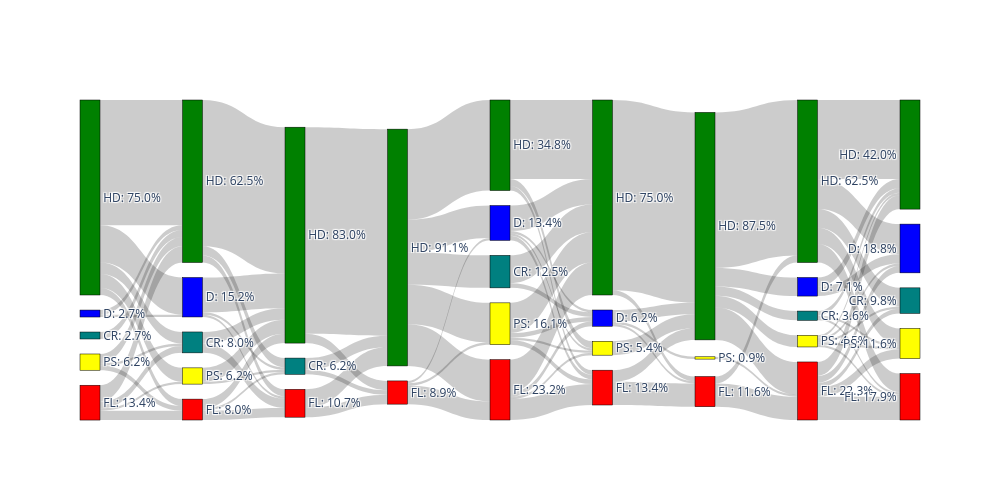

The code cell stored with this chart in its notebook:
### Code cell
# Build Sankey diagram
fig = go.Figure(data=[go.Sankey(
    arrangement='snap',
    node=dict(
        pad=15,
        thickness=20,
        line=dict(color="black", width=0.5),
        label=count_labels,
        color=node_colors
    ),
    link=dict(
        source=sources, 
        target=targets, 
        value=values
    )
    )],
    layout=go.Layout(autosize=False, width=1000, height=500)
)

fig.update_layout(title_text="Grade Progression Across Weeks", font_size=12)
fig.write_image(join("images", "weekly.png"), engine='orca')
fig.show()

### Figure 1 — Plotly figure (JSON) as saved in the notebook; plotly's stock layout.template omitted (floating-point values rounded to 4 significant figures)
{"data": [{"arrangement": "snap", "link": {"source": [0, 0, 0, 0, 0, 1, 1, 2, 3, 3, 3, 4, 4, 4, 4, 5, 5, 5, 6, 6, 6, 7, 7, 8, 8, 9, 9, 9, 10, 10, 12, 12, 14, 14, 15, 15, 15, 15, 15, 19, 19, 19, 20, 20, 20, 21, 21, 21, 21, 22, 22, 23, 23, 23, 23, 24, 24, 24, 24, 25, 25, 26, 26, 26, 28, 29, 29, 30, 30, 30, 30, 30, 33, 34, 34, 35, 35, 35, 35, 35, 36, 36, 37, 37, 37, 38, 38, 38, 38, 38, 39, 39, 39, 39, 39], "target": [5, 6, 7, 8, 9, 5, 6, 5, 5, 7, 9, 5, 7, 8, 9, 10, 12, 14, 10, 12, 14, 10, 14, 10, 12, 10, 12, 14, 15, 19, 15, 19, 15, 19, 20, 21, 22, 23, 24, 21, 23, 24, 25, 28, 29, 25, 26, 28, 29, 25, 26, 25, 26, 28, 29, 25, 26, 28, 29, 30, 34, 30, 33, 34, 30, 30, 34, 35, 36, 37, 38, 39, 39, 35, 39, 40, 41, 42, 43, 44, 40, 41, 40, 43, 44, 40, 41, 42, 43, 44, 40, 41, 42, 43, 44], "value": [54, 16, 5, 6, 3, 2, 1, 3, 4, 1, 2, 7, 3, 1, 4, 63, 4, 3, 15, 1, 1, 5, 4, 6, 1, 4, 1, 4, 89, 4, 5, 2, 8, 4, 39, 14, 14, 17, 18, 1, 1, 8, 34, 3, 2, 11, 1, 1, 2, 12, 2, 13, 2, 1, 2, 14, 2, 1, 9, 82, 2, 5, 1, 1, 6, 5, 10, 67, 8, 4, 5, 14, 1, 3, 10, 34, 13, 8, 7, 8, 4, 4, 2, 1, 1, 1, 1, 1, 1, 1, 6, 3, 2, 4, 10]}, "node": {"color": ["green", "blue", "teal", "yellow", "red", "green", "blue", "teal", "yellow", "red", "green", "blue", "teal", "yellow", "red", "green", "blue", "teal", "yellow", "red", "green", "blue", "teal", "yellow", "red", "green", "blue", "teal", "yellow", "red", "green", "blue", "teal", "yellow", "red", "green", "blue", "teal", "yellow", "red", "green", "blue", "teal", "yellow", "red"], "label": ["HD: 75.0%", "D: 2.7%", "CR: 2.7%", "PS: 6.2%", "FL: 13.4%", "HD: 62.5%", "D: 15.2%", "CR: 8.0%", "PS: 6.2%", "FL: 8.0%", "HD: 83.0%", "D: 0.0%", "CR: 6.2%", "PS: 0.0%", "FL: 10.7%", "HD: 91.1%", "D: 0.0%", "CR: 0.0%", "PS: 0.0%", "FL: 8.9%", "HD: 34.8%", "D: 13.4%", "CR: 12.5%", "PS: 16.1%", "FL: 23.2%", "HD: 75.0%", "D: 6.2%", "CR: 0.0%", "PS: 5.4%", "FL: 13.4%", "HD: 87.5%", "D: 0.0%", "CR: 0.0%", "PS: 0.9%", "FL: 11.6%", "HD: 62.5%", "D: 7.1%", "CR: 3.6%", "PS: 4.5%", "FL: 22.3%", "HD: 42.0%", "D: 18.8%", "CR: 9.8%", "PS: 11.6%", "FL: 17.9%"], "line": {"color": "black", "width": 0.5}, "pad": 15, "thickness": 20, "x": [0.0119, 0.0119, 0.0119, 0.0119, 0.0119, 0.1339, 0.1339, 0.1339, 0.1339, 0.1339, 0.256, 0.256, 0.256, 0.378, 0.378, 0.5, 0.5, 0.5, 0.5, 0.5, 0.622, 0.622, 0.622, 0.622, 0.744, 0.744, 0.744, 0.8661, 0.8661, 0.8661, 0.8661, 0.8661, 0.9881, 0.9881, 0.9881, 0.9881, 0.9881], "y": [0.3047, 0.6673, 0.736, 0.8191, 0.9458, 0.2539, 0.6164, 0.7575, 0.8625, 0.9674, 0.4223, 0.8319, 0.9477, 0.461, 0.9142, 0.1415, 0.3842, 0.5363, 0.6992, 0.9057, 0.3047, 0.6816, 0.7757, 0.8987, 0.3942, 0.8061, 0.9113, 0.2539, 0.5837, 0.6741, 0.7536, 0.9093, 0.1705, 0.464, 0.627, 0.7609, 0.9275]}, "type": "sankey"}], "layout": {"autosize": false, "height": 500, "width": 1000}}
